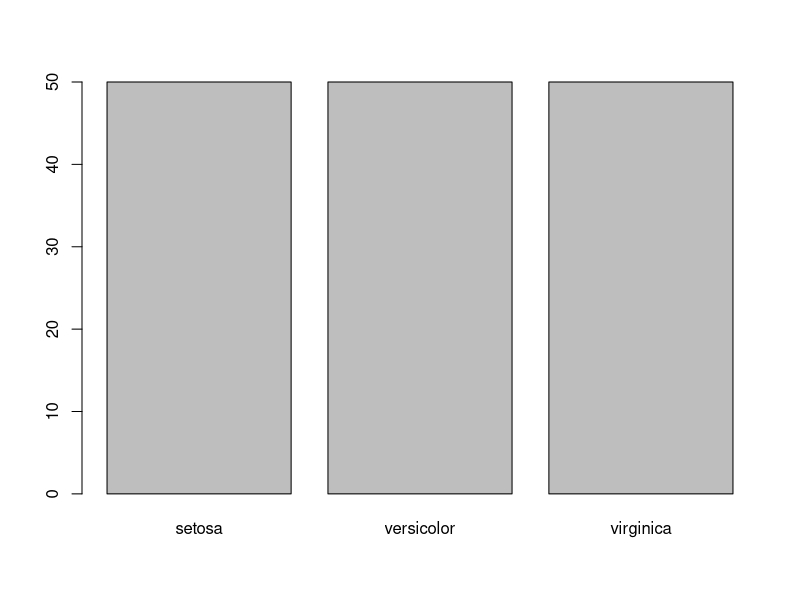
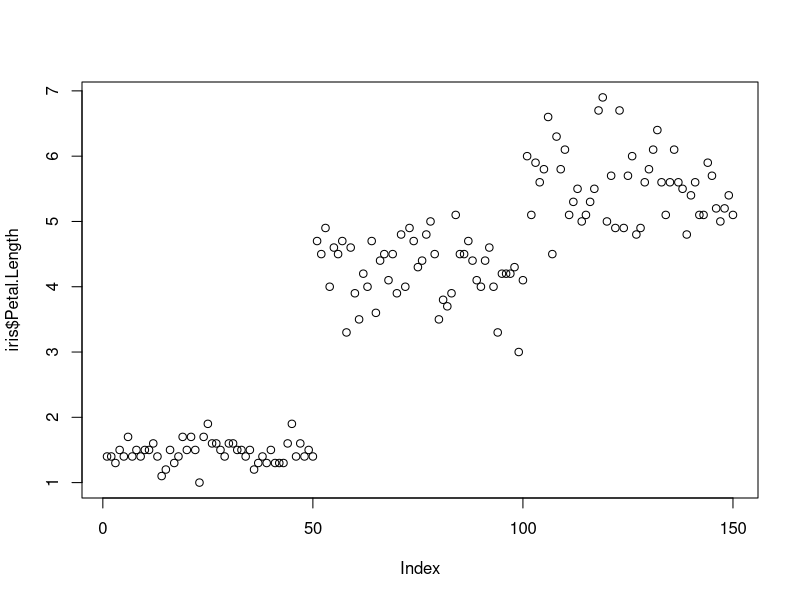
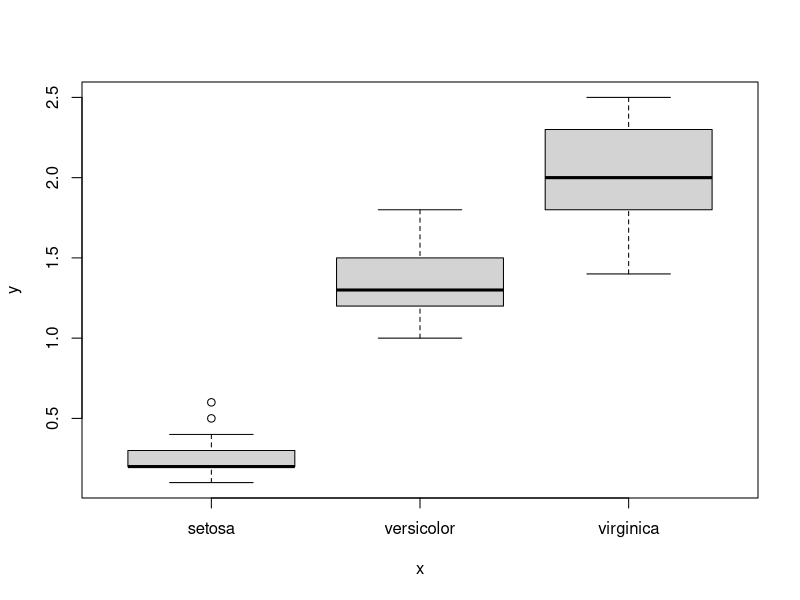
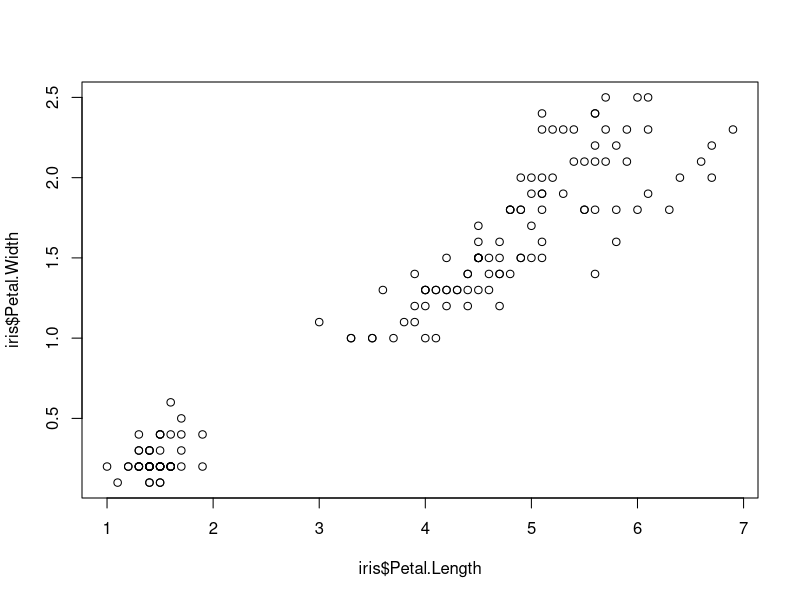
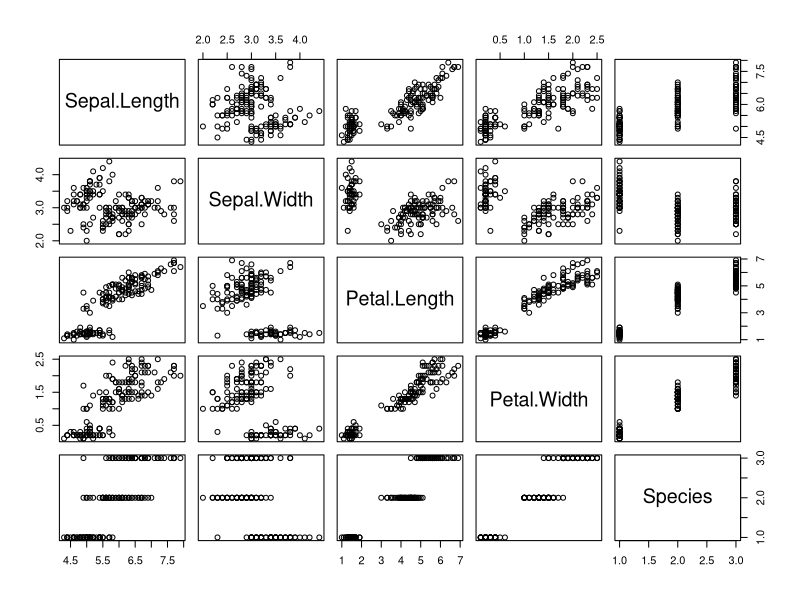
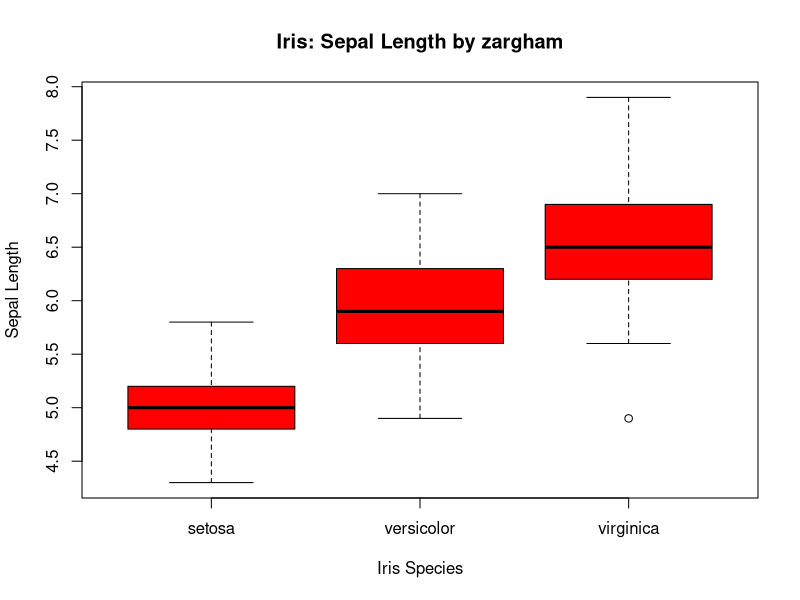

Here is the R script that generated these plots, in order:
# LOAD DATASETS PACKAGES ###################################

library(datasets)  # Load/unload base packages manually

# LOAD DATA ################################################

head(iris)

# PLOT DATA WITH PLOT() ####################################

?plot  # Help for plot()

plot(iris$Species)  # Categorical variable
plot(iris$Petal.Length)  # Quantitative variable
plot(iris$Species, iris$Petal.Width)  # Cat x quant
plot(iris$Petal.Length, iris$Petal.Width)  # Quant pair
plot(iris)  # Entire data frame


plot(iris$Species, iris$Sepal.Length,
     main = "Iris: Sepal Length by zargham",
     col = "red", 
     xlab = "Iris Species",
     ylab = "Sepal Length"
) 

# CLEAN UP #################################################

# Clear packages
detach("package:datasets", unload = TRUE)

# Clear plots
dev.off()  # But only if there IS a plot

# Clear console
cat("\014")  # ctrl+L

# Clear mind :)

